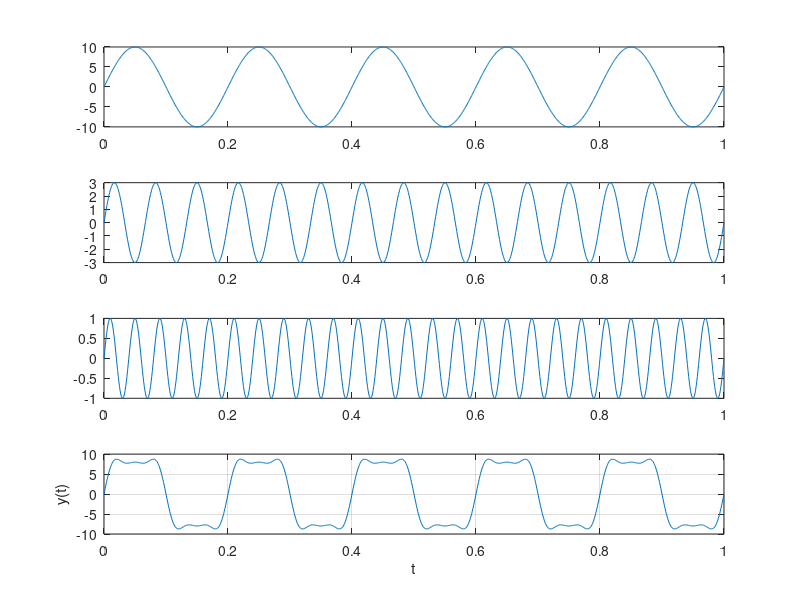

Recreate this plot in MATLAB.
% Очистка рабочей области и закрытие всех открытых графиков
clear;
clc;
close all;

function result = MakeSignal(A, f, t)
    result = A * sin(2 * pi * f * t);
end

Fs = 1000;
t = 0 : 1/Fs : 1;
y1 = MakeSignal(10, 5, t);
y2 = MakeSignal(3, 15, t);
y3 = MakeSignal(1, 25, t);


figure;
subplot(4, 1, 1);
plot(t, y1)

subplot(4, 1, 2);
plot(t, y2)

subplot(4, 1, 3);
plot(t, y3)

subplot(4, 1, 4);
plot(t, y1 + y2 + y3)
xlabel('t');
ylabel('y(t)');
grid on;